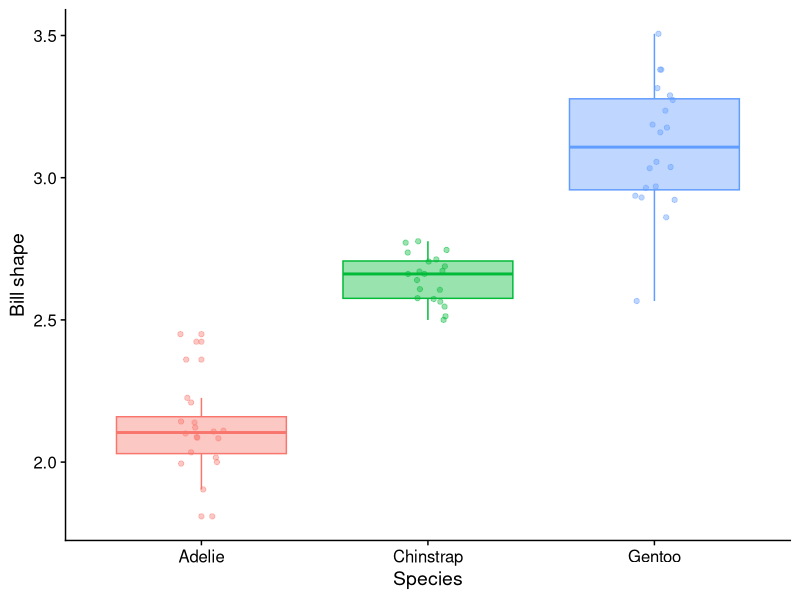
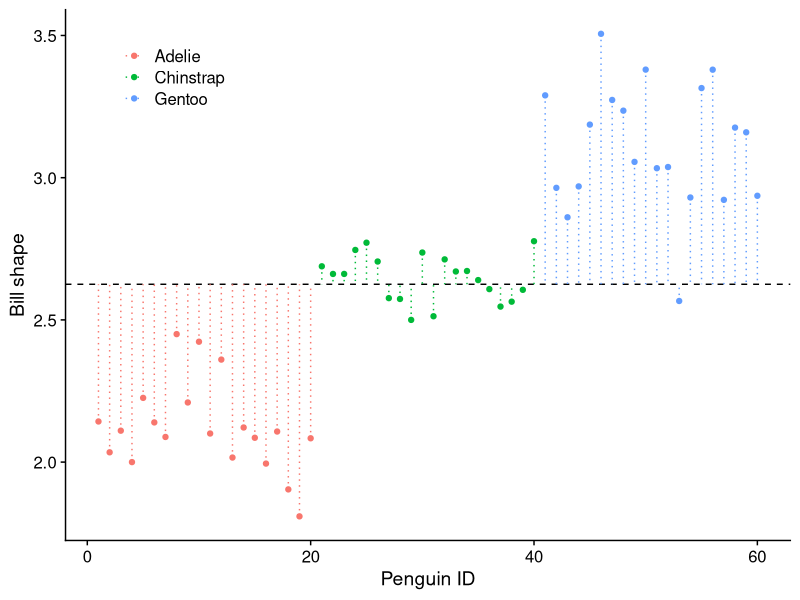
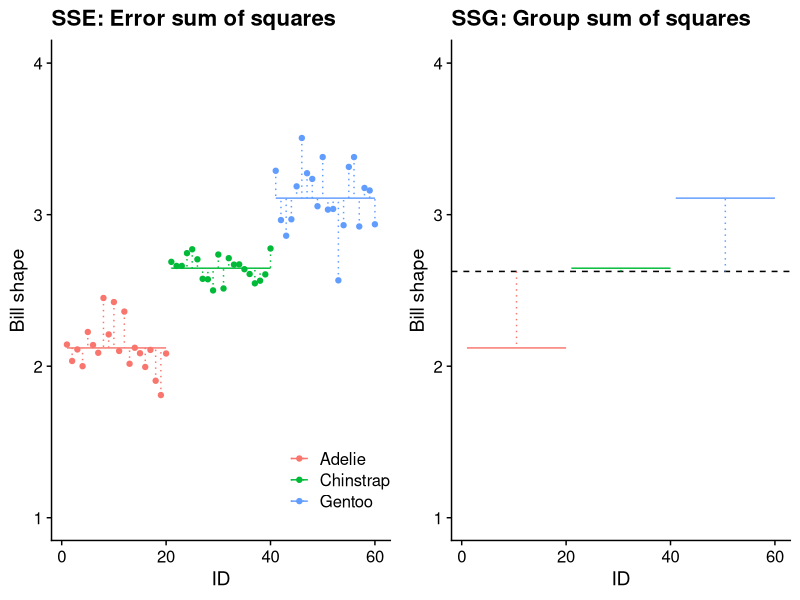
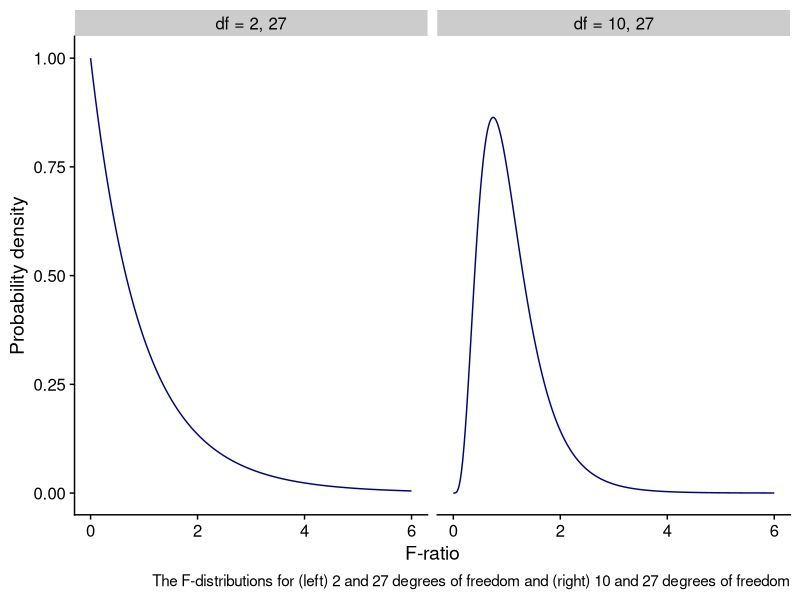

Reproduce these figures in R, in order.
## ---- chunk 1
library(tidyverse)
library(palmerpenguins)
library(here)
library(cowplot)
library(gridExtra)
library(ggfortify)
## ---- chunk 2
penguins_raw <- palmerpenguins::penguins
# glimpse(penguins_raw)
## ---- chunk 3
penguins <- penguins_raw |>
  drop_na() |>
  filter(sex == "male") |>
  arrange(species) |>
  mutate(bill_shape = bill_length_mm / bill_depth_mm) |>
  dplyr::select(species, bill_shape) |>
  group_by(species) |>
  slice_sample(n = 20) |>
  ungroup() |>
  mutate(ID=1:60)

## ---- chunk 4
#| label: fig-species-boxplot
#| fig-cap: "The distribution of bill shape for each of the three penguin species."
penguins |>
ggplot(aes(x = species,y = bill_shape, colour = species))+
  geom_boxplot(aes(fill = species), alpha = 0.4)+
  geom_jitter(aes(colour = species), width = 0.1, alpha = 0.4) +
  labs(x='Species', y = 'Bill shape')+
  theme_cowplot()+
  theme(legend.position = "none")
## ---- chunk 5
grand_mean=mean(penguins$bill_shape)
grand_mean
## ---- chunk 6
# mean value of bill shape for each species
p_means<-penguins |>
  group_by(species) |>
  summarise(n = n(), pmean = mean(bill_shape), id_min=min(ID), id_max = max(ID))

penguins <- mutate(penguins,pmeans = c(rep(p_means$pmean[1],20),
                            rep(p_means$pmean[2],20),
                            rep(p_means$pmean[3],20)))

p_means
## ---- chunk 7
SST=sum((penguins$bill_shape-grand_mean)^2)
SST
## ---- chunk 8
#| label: fig-grand-mean
#| fig-cap: "The overall variability of the data (SST) is measured as the sum of the squared differences between each individual value and the grand mean, which is the mean of the whole data set. The individual differences are shown in the figure as vertical dotted lines. If there are *n* data points, then SST will have *n*-1 degrees of freedom." 
penguins |>
  ggplot(aes(x = ID,y = bill_shape,colour = species))+
  geom_point()+
  geom_hline(yintercept=grand_mean,linetype='dashed')+
  geom_segment(aes(x = ID, y = bill_shape, xend = ID, yend = grand_mean),linetype='dotted') +
  labs(x='Penguin ID',y='Bill shape', colour = "")+
  theme_cowplot() +
  theme(legend.position = c(0.08,0.9))
## ---- chunk 9
SSE<-penguins |>
  group_by(species) |>
  mutate(pmean=mean(bill_shape)) |>
  mutate(se=(bill_shape-pmean)^2) |>
  summarise(sse=sum(se),.groups = 'drop') |>
  summarise(SSE=sum(sse),.groups = 'drop') |>
  pull(SSE)
## ---- chunk 10

SSG<-penguins |>
  group_by(species) |>
  mutate(pmean=mean(bill_shape)) |>
  mutate(se=(pmean-grand_mean)^2) |>
  summarise(sse=sum(se),.groups = 'drop') |>
  summarise(SSG=sum(sse),.groups = 'drop') |>
  pull(SSG)
## ---- chunk 11

# plot deviations from each group (species) mean
g3 <- penguins |>
  ggplot(aes(x = ID, y = bill_shape, colour = species)) +
  geom_point() +
  geom_segment(data = p_means, aes(x=id_min, xend=id_max, y = pmean, yend = pmean, colour= species)) +
  geom_segment(aes(x = ID, y = bill_shape, xend = ID, yend = pmeans, colour = species),linetype='dotted') +
  scale_y_continuous(limits =c (1,4))+
  labs(x='ID',y='Bill shape',title="SSE: Error sum of squares", colour = "")+
  theme_cowplot() +
  theme(legend.position= c(0.7, 0.15))
## ---- chunk 12

g4 <- penguins |>
  ggplot(aes(x = ID, y = bill_shape, colour = species)) +
  geom_hline(yintercept=grand_mean,linetype='dashed')+
  geom_segment(data = p_means, aes(x=id_min, xend=id_max, y = pmean, yend = pmean, colour= species)) +
  geom_segment(data = p_means, aes(x = (id_min + id_max)/2, y = grand_mean, xend = (id_min + id_max)/2, yend = pmean, colour = species),linetype='dotted')+
  # geom_segment(aes(x = ID, y = bill_shape, xend = ID, yend = pmeans, colour = species),linetype='dotted') +
  scale_y_continuous(limits =c (1,4))+
  labs(x='ID',y='Bill shape', title="SSG: Group sum of squares", colour= "")+
  theme_cowplot() +
  theme(legend.position = "none")
## ---- chunk 13
#| label: fig-SSE-SSG-plot
#| fig-cap: "a) Each species has a mean value for beak shape, shown by the three horizontal lines. Each individual penguin has a beak shape that differs from that by the length of the vertical dotted lines shown. When we square each of these lengths and then add up all these squares we get what we are calling here SSE: the error sum of squares. This is a measure of the variability between penguins of the same species. b) For each species, the mean beak shape differs from the grand mean by the length of the dotted lines shown. When we square and then sum these three lengths we get what we are calling here SSG: the squared sum of groups. This is a measure of the variability between penguins of different species."

grid.arrange(g3,g4,nrow=1)
## ---- chunk 14
dfs<-c(rep("df = 2, 27",601),rep("df = 10, 27",601))
xs<-rep(seq(0,6,0.01),2)
ys<-c(df(xs[1:601],2,27),df(xs[602:1202],10,27))
fdata<-tibble(x=xs,y=ys,dfs=dfs)

fdata |>
  mutate(dfs = fct_relevel(dfs,"df = 2, 27","df = 10, 27")) |>
  ggplot(aes(x=xs,y=ys)) +
  xlim(0,6) +
  ylim(0,1) +
  labs(x="F-ratio",
       y="Probability density",
       caption="The F-distributions for (left) 2 and 27 degrees of freedom and (right) 10 and 27 degrees of freedom") +
  geom_line(colour="darkblue") +
  facet_wrap(~dfs) +
  theme_cowplot()
## ---- chunk 15

Fratio<-function(p,k,st_dev){
  n<-p*k # k plots, p replicates per plot
  plots<-tibble(plot=c(rep("a",p),rep("b",p),rep("c",p)),response=rnorm(n,mean=0,sd=st_dev))
  lm.mod<-lm(response~plot,data=plots)
  tidy(anova(lm.mod))$statistic[1]
}
## ---- chunk 16

trials<-1000
replicates<-10 # pots per combination of factor levels
k<-5 # number of factor levels
st_dev<-1
binwidth<-0.2


#Fs<-tibble(Fval=replicate(trials,Fratio(replicates,k,st_dev)))

myfun<-function(x,replicates,k,N,binwidth){
  df2=replicates*k-k
  df1=k-1
  N*binwidth*df(x,df1,df2)
}

# Fs |> 
#   filter(Fval<8) |>
#   ggplot(aes(x=Fval)) +
#   geom_histogram(binwidth=binwidth,fill=fill_colour1) +
#   geom_function(fun = myfun, args = list(replicates,k,N=trials,binwidth=binwidth),colour=line_colour) +
#   labs(x="F",
#        y=) +
#   theme_cowplot()
